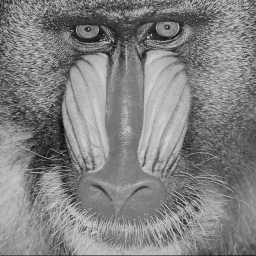
#> input picture 72.tif, 256 x 256 px
$ python decoder.py
#> lines starting #> are read from the running program, lines starting #| are printed output that depends on the picture
from PIL import Image
import numpy

def DecodeImage(image, sentinel):
#> called with image = '72.tif', sentinel = '%'
    image = Image.open(image)
#> image is the input picture: PIL image 256x256 L; min 12, max 213, mean 129.6
    width, height = image.size
#> width = 256; height = 256

    mesaj = ""
    bitholder = ""

    bitplane = numpy.zeros((height, width))
    for x in range(width):
        for y in range(height):
            pixel = image.getpixel((x, y))
            leastSignificantBit = pixel & 1
            bitplane[y, x] = leastSignificantBit
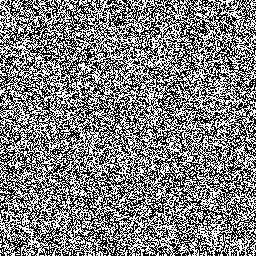
#> bitplane: shape (256, 256) float64; values 0 (black) and 1 (white), 49.9% white in thin lines or dots


    for a in range(height-1,-1,-1):
        for b in range(width-1,-1,-1):
            bitholder = bitholder + str(int(bitplane[a,b]))
            if len(bitholder) == 8:
                sembol = chr(int(bitholder, 2))
                if sembol == sentinel:
                    break
                else:
                    mesaj = mesaj + str(sembol)
                    mesaj = mesaj
                    bitholder = ""
#> after the loop, sembol = '%'

    return ReverseMessage(mesaj)

def ReverseMessage(x):
  return x[::-1]

print(DecodeImage('72.tif', '%'))
